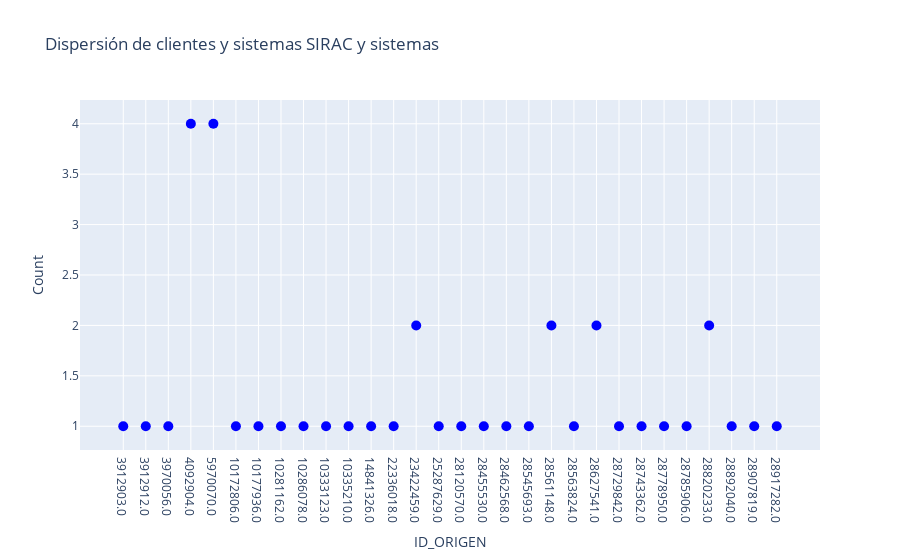

The notebook cell saved with this chart:
### Markdown cell above
# SIRAC VS LOS SISTEMAS TRANSACCIONALES

### Code cell
dfs_comp = [df_soi ,df_meca , df_sims  , df_sipe ,df_tas]
grouped_df_sirac, comparacion_sirac = clts_repetidos( df_sirac, dfs_comp, "NOMBRE_O_RAZON_SOCIAL", 93, "SIRAC y sistemas")

### Figure 1 — Plotly figure (JSON) as saved in the notebook; plotly's stock layout.template omitted (floating-point values rounded to 4 significant figures)
{"data": [{"hovertemplate": "%{text}", "marker": {"color": "blue", "size": 10}, "mode": "markers", "text": ["BANCO AZTECA, S. A. INSTITUCION DE BANCA MULTIPL <br>SISTEMAS PRESENTES: TAS,SIRAC<br>NUMERO DE CLIENTES: [1060754, 3912903.0]  <br>DIRECCIONES: [nan, nan]  <br> RFCS: ['BAI0205236Y8', 'BAI0205236Y8'] ", "BANCO VE POR MAS, S.A. <br>SISTEMAS PRESENTES: SIPE,SIRAC<br>NUMERO DE CLIENTES: [302, 3912912.0]  <br>DIRECCIONES: ['AV. PASEO DE LA REFORMA 365 PISO 2 COL CUAUHTEMOC DF 06500', nan]  <br> RFCS: ['XXXXXXXXXXXXX', 'BVM951002LX0'] ", "BANCO NACIONAL DE OBRAS Y SERVICIOS PUBLICOS <br>SISTEMAS PRESENTES: TAS,SIRAC<br>NUMERO DE CLIENTES: [907471, 3970056.0]  <br>DIRECCIONES: [nan, nan]  <br> RFCS: ['BNO770315001', 'BNO670315DC0'] ", "PETROLEOS MEXICANOS <br>SISTEMAS PRESENTES: MECA,SIMS,TAS,TAS,SIRAC<br>NUMERO DE CLIENTES: ['PEMEX', 'PEMEX', 1065306, 1048332, 4092904.0]  <br>DIRECCIONES: ['MARINA NACIONAL', 'MARINA NACIONAL', nan, nan, nan]  <br> RFCS: ['XXXXXXXXXXXX', 'XXXXXXXXXXXXX', 'PME380607P35', 'PME380607P35', 'PME380607P35'] ", "BANCO NACIONAL DE COMERCIO EXTERIOR, S.N.C <br>SISTEMAS PRESENTES: MECA,SIMS,TAS,TAS,SIRAC<br>NUMERO DE CLIENTES: ['BCOMEX', 'BCOMXT', 1060008, 997861, 5970070.0]  <br>DIRECCIONES: ['NO SE TIENE REGISTRADA LA INFORMACION', nan, nan, nan, nan]  <br> RFCS: ['XXXXXXXXXXXX', 'XXXXXXXXXXXXX', 'XXXXXXXXXXXXX', 'BNC8507311M4', 'BNC8507311M4'] ", "GRUPO CONSULTOR PARA LA MICROEMPRESA, S.A. DE C.V. SOFOM, ENR <br>SISTEMAS PRESENTES: TAS,SIRAC<br>NUMERO DE CLIENTES: [1065125, 10172806.0]  <br>DIRECCIONES: [nan, nan]  <br> RFCS: ['GCM060905AC9', 'GCM060905AC9'] ", "CREDICAM, S.A. DE C.V., SOFOM, E.N.R. <br>SISTEMAS PRESENTES: TAS,SIRAC<br>NUMERO DE CLIENTES: [1065502, 10177936.0]  <br>DIRECCIONES: [nan, nan]  <br> RFCS: ['CRE9503205J3', 'CRE9503205J3'] ", "BANCO AUTOFIN MEXICO SA <br>SISTEMAS PRESENTES: TAS,SIRAC<br>NUMERO DE CLIENTES: [1059997, 10281162.0]  <br>DIRECCIONES: [nan, nan]  <br> RFCS: ['BAM0511076B3', 'BAM0511076B3'] ", "FINANCIERA SUMATE S.A. DE C.V. SOFIPO <br>SISTEMAS PRESENTES: TAS,SIRAC<br>NUMERO DE CLIENTES: [1063872, 10286078.0]  <br>DIRECCIONES: [nan, nan]  <br> RFCS: ['FSU030606GW3', 'FSU030606GW3'] ", "RED DE SERVICIOS FINANCIEROS SA DE CV SOFOM ENR <br>SISTEMAS PRESENTES: TAS,SIRAC<br>NUMERO DE CLIENTES: [1065045, 10333123.0]  <br>DIRECCIONES: [nan, nan]  <br> RFCS: ['RSF050920LP2', 'RSF050920LP2'] ", "CEMEX SAB DE CV <br>SISTEMAS PRESENTES: TAS,SIRAC<br>NUMERO DE CLIENTES: [1064434, 10335210.0]  <br>DIRECCIONES: [nan, nan]  <br> RFCS: ['CEM880726UZA', 'CEM880726UZA'] ", "SERFIMEX CAPITAL S.A.P.I.  DE C.V., SOFOM, E.N.R. <br>SISTEMAS PRESENTES: TAS,SIRAC<br>NUMERO DE CLIENTES: [1065257, 14841326.0]  <br>DIRECCIONES: [nan, nan]  <br> RFCS: ['SCA090311Q29', 'SCA090311Q29'] ", "APOYO ECONOMICO FAMILIAR SA DE CV SOFOM ENR <br>SISTEMAS PRESENTES: TAS,SIRAC<br>NUMERO DE CLIENTES: [1064485, 22336018.0]  <br>DIRECCIONES: [nan, nan]  <br> RFCS: ['AEF050221TY2', 'AEF050221TY2'] ", "BANCO SANTANDER MEXICO, S.A. <br>SISTEMAS PRESENTES: SIPE,TAS,SIRAC<br>NUMERO DE CLIENTES: [18, 1060010, 23422459.0]  <br>DIRECCIONES: ['PROL. PASEO DE LA REFORMA 500, COL. LOMAS DE SANTA FE', nan, nan]  <br> RFCS: ['BSM970519DU8', 'XXXXXXXXXXXXX', 'BSM970519DU8'] ", "FINACTIV SA DE CV SOFOM ENR <br>SISTEMAS PRESENTES: TAS,SIRAC<br>NUMERO DE CLIENTES: [1065651, 25287629.0]  <br>DIRECCIONES: [nan, nan]  <br> RFCS: ['FIN080630IS4', 'FIN080630IS4'] ", "FINANCIERA LABOR SAPI DE CV SOFOM ENR <br>SISTEMAS PRESENTES: TAS,SIRAC<br>NUMERO DE CLIENTES: [1064759, 28120570.0]  <br>DIRECCIONES: [nan, nan]  <br> RFCS: ['FLA080115FZ6', 'FLA080115FZ6'] ", "PROAKTIVA SAPI DE CV SOFOM ENR <br>SISTEMAS PRESENTES: TAS,SIRAC<br>NUMERO DE CLIENTES: [1065224, 28455530.0]  <br>DIRECCIONES: [nan, nan]  <br> RFCS: ['PRO080306UD8', 'PRO080306UD8'] ", "ION FINANCIERA, S.A.P.I. DE C.V., SOFOM, ER <br>SISTEMAS PRESENTES: TAS,SIRAC<br>NUMERO DE CLIENTES: [1065657, 28462568.0]  <br>DIRECCIONES: [nan, nan]  <br> RFCS: ['QCO110616EI8', 'QCO110616EI8'] ", "NATURAEXTRACTA SA DE CV <br>SISTEMAS PRESENTES: TAS,SIRAC<br>NUMERO DE CLIENTES: [1065820, 28545693.0]  <br>DIRECCIONES: [nan, nan]  <br> RFCS: ['NAT050819576', 'NAT050819576'] ", "BANCO SABADELL,S.A., INSTITUCION DE BANCA MULTIPLE <br>SISTEMAS PRESENTES: TAS,TAS,SIRAC<br>NUMERO DE CLIENTES: [1059981, 1065710, 28561148.0]  <br>DIRECCIONES: [nan, nan, nan]  <br> RFCS: ['DCS150115331', 'DCS150115331', 'DCS150115331'] ", "AFIX SERVICIOS FINANCIEROS, S.A.P.I. DE C.V. SOFOM, E.N.R. <br>SISTEMAS PRESENTES: TAS,SIRAC<br>NUMERO DE CLIENTES: [1065491, 28563824.0]  <br>DIRECCIONES: [nan, nan]  <br> RFCS: ['ASF0901169V3', 'ASF0901169V3'] ", "ALSOL CONTIGO, S.A. DE C.V., SOFOM, E.N.R. <br>SISTEMAS PRESENTES: TAS,TAS,SIRAC<br>NUMERO DE CLIENTES: [1065418, 1065564, 28627541.0]  <br>DIRECCIONES: [nan, nan, nan]  <br> RFCS: ['ACO090216551', 'ACO090216551', 'ACO090216551'] ", "FONDO ESPECIAL PARA FINANCIAMIENTOS AGROPECUARIOS <br>SISTEMAS PRESENTES: TAS,SIRAC<br>NUMERO DE CLIENTES: [1064799, 28729842.0]  <br>DIRECCIONES: [nan, nan]  <br> RFCS: ['FEF650826K41', 'FEF650826K41'] ", "FINPO SA DE CV SOFOM ENR <br>SISTEMAS PRESENTES: TAS,SIRAC<br>NUMERO DE CLIENTES: [1065603, 28743362.0]  <br>DIRECCIONES: [nan, nan]  <br> RFCS: ['FIN0810067T0', 'FIN0810067T0'] ", "COFINE, SAPI DE CV SOFOM ENR <br>SISTEMAS PRESENTES: TAS,SIRAC<br>NUMERO DE CLIENTES: [1065656, 28778950.0]  <br>DIRECCIONES: [nan, nan]  <br> RFCS: ['COF9803047E9', 'COF9803047E9'] ", "FACTOR EXPRES SAPI DE CV SOFOM ENR <br>SISTEMAS PRESENTES: TAS,SIRAC<br>NUMERO DE CLIENTES: [1065676, 28785906.0]  <br>DIRECCIONES: [nan, nan]  <br> RFCS: ['FEX130430JX1', 'FEX130430JX1'] ", "P.M.I. TRADING DESIGNATED ACTIVITY COMPANY <br>SISTEMAS PRESENTES: TAS,TAS,SIRAC<br>NUMERO DE CLIENTES: [6009402, 1065415, 28820233.0]  <br>DIRECCIONES: [nan, nan, nan]  <br> RFCS: ['PMI9105174FA', 'PMI9105174FA', 'PMI9105174FA'] ", "CREDIPLATA SAPI DE CV SOFOM ENR <br>SISTEMAS PRESENTES: TAS,SIRAC<br>NUMERO DE CLIENTES: [1065780, 28892040.0]  <br>DIRECCIONES: [nan, nan]  <br> RFCS: ['CRE130903KD7', 'CRE130903KD7'] ", "FINANCIERA CEFEMEX, S.A. DE C.V., SOFOM, E.N.R. <br>SISTEMAS PRESENTES: TAS,SIRAC<br>NUMERO DE CLIENTES: [1065798, 28907819.0]  <br>DIRECCIONES: [nan, nan]  <br> RFCS: ['CEF010505N86', 'CEF010505N86'] ", "SOFIPA CORPORATION, S.A.P.I. DE C.V., SOFOM E.N.R. <br>SISTEMAS PRESENTES: TAS,SIRAC<br>NUMERO DE CLIENTES: [1065803, 28917282.0]  <br>DIRECCIONES: [nan, nan]  <br> RFCS: ['FIN080623RZ8', 'FIN080623RZ8'] "], "type": "scatter", "x": ["3912903.0", "3912912.0", "3970056.0", "4092904.0", "5970070.0", "10172806.0", "10177936.0", "10281162.0", "10286078.0", "10333123.0", "10335210.0", "14841326.0", "22336018.0", "23422459.0", "25287629.0", "28120570.0", "28455530.0", "28462568.0", "28545693.0", "28561148.0", "28563824.0", "28627541.0", "28729842.0", "28743362.0", "28778950.0", "28785906.0", "28820233.0", "28892040.0", "28907819.0", "28917282.0"], "y": [1, 1, 1, 4, 4, 1, 1, 1, 1, 1, 1, 1, 1, 2, 1, 1, 1, 1, 1, 2, 1, 2, 1, 1, 1, 1, 2, 1, 1, 1]}], "layout": {"title": {"text": "Dispersión de clientes y sistemas SIRAC y sistemas"}, "xaxis": {"title": {"text": "ID_ORIGEN"}}, "yaxis": {"title": {"text": "Count"}}}}
